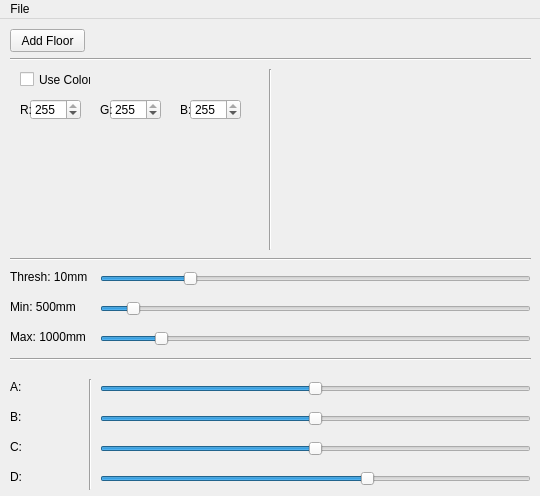
<?xml version="1.0" encoding="UTF-8"?>
<ui version="4.0">
 <class>FloorManager</class>
 <widget class="QMainWindow" name="FloorManager">
  <property name="geometry">
   <rect>
    <x>0</x>
    <y>0</y>
    <width>540</width>
    <height>496</height>
   </rect>
  </property>
  <property name="windowTitle">
   <string>FloorManager</string>
  </property>
  <widget class="QWidget" name="centralwidget">
   <widget class="QLabel" name="_floor_label_a">
    <property name="geometry">
     <rect>
      <x>10</x>
      <y>360</y>
      <width>61</width>
      <height>16</height>
     </rect>
    </property>
    <property name="text">
     <string>A:</string>
    </property>
   </widget>
   <widget class="QSlider" name="_floor_horizontal_slider_a">
    <property name="geometry">
     <rect>
      <x>100</x>
      <y>360</y>
      <width>431</width>
      <height>20</height>
     </rect>
    </property>
    <property name="minimum">
     <number>-1000</number>
    </property>
    <property name="maximum">
     <number>1000</number>
    </property>
    <property name="orientation">
     <enum>Qt::Horizontal</enum>
    </property>
   </widget>
   <widget class="QLabel" name="_floor_label_b">
    <property name="geometry">
     <rect>
      <x>10</x>
      <y>390</y>
      <width>61</width>
      <height>16</height>
     </rect>
    </property>
    <property name="text">
     <string>B:</string>
    </property>
   </widget>
   <widget class="QSlider" name="_floor_horizontal_slider_b">
    <property name="geometry">
     <rect>
      <x>100</x>
      <y>390</y>
      <width>431</width>
      <height>20</height>
     </rect>
    </property>
    <property name="minimum">
     <number>-1000</number>
    </property>
    <property name="maximum">
     <number>1000</number>
    </property>
    <property name="orientation">
     <enum>Qt::Horizontal</enum>
    </property>
   </widget>
   <widget class="QLabel" name="_floor_label_c">
    <property name="geometry">
     <rect>
      <x>10</x>
      <y>420</y>
      <width>61</width>
      <height>16</height>
     </rect>
    </property>
    <property name="text">
     <string>C:</string>
    </property>
   </widget>
   <widget class="QSlider" name="_floor_horizontal_slider_c">
    <property name="geometry">
     <rect>
      <x>100</x>
      <y>420</y>
      <width>431</width>
      <height>20</height>
     </rect>
    </property>
    <property name="minimum">
     <number>-1000</number>
    </property>
    <property name="maximum">
     <number>1000</number>
    </property>
    <property name="orientation">
     <enum>Qt::Horizontal</enum>
    </property>
   </widget>
   <widget class="QLabel" name="_floor_label_d">
    <property name="geometry">
     <rect>
      <x>10</x>
      <y>450</y>
      <width>61</width>
      <height>16</height>
     </rect>
    </property>
    <property name="text">
     <string>D:</string>
    </property>
   </widget>
   <widget class="QSlider" name="_floor_horizontal_slider_d">
    <property name="geometry">
     <rect>
      <x>100</x>
      <y>450</y>
      <width>431</width>
      <height>20</height>
     </rect>
    </property>
    <property name="minimum">
     <number>-2000</number>
    </property>
    <property name="maximum">
     <number>2000</number>
    </property>
    <property name="value">
     <number>500</number>
    </property>
    <property name="orientation">
     <enum>Qt::Horizontal</enum>
    </property>
   </widget>
   <widget class="QWidget" name="_floor_widget" native="true">
    <property name="geometry">
     <rect>
      <x>290</x>
      <y>50</y>
      <width>240</width>
      <height>180</height>
     </rect>
    </property>
   </widget>
   <widget class="Line" name="line">
    <property name="geometry">
     <rect>
      <x>80</x>
      <y>360</y>
      <width>20</width>
      <height>111</height>
     </rect>
    </property>
    <property name="orientation">
     <enum>Qt::Vertical</enum>
    </property>
   </widget>
   <widget class="Line" name="line_2">
    <property name="geometry">
     <rect>
      <x>10</x>
      <y>330</y>
      <width>521</width>
      <height>20</height>
     </rect>
    </property>
    <property name="orientation">
     <enum>Qt::Horizontal</enum>
    </property>
   </widget>
   <widget class="Line" name="line_3">
    <property name="geometry">
     <rect>
      <x>260</x>
      <y>50</y>
      <width>20</width>
      <height>181</height>
     </rect>
    </property>
    <property name="orientation">
     <enum>Qt::Vertical</enum>
    </property>
   </widget>
   <widget class="QSlider" name="_floor_horizontal_slider_max">
    <property name="geometry">
     <rect>
      <x>100</x>
      <y>310</y>
      <width>431</width>
      <height>20</height>
     </rect>
    </property>
    <property name="minimum">
     <number>400</number>
    </property>
    <property name="maximum">
     <number>5000</number>
    </property>
    <property name="value">
     <number>1000</number>
    </property>
    <property name="orientation">
     <enum>Qt::Horizontal</enum>
    </property>
   </widget>
   <widget class="QSlider" name="_floor_horizontal_slider_min">
    <property name="geometry">
     <rect>
      <x>100</x>
      <y>280</y>
      <width>431</width>
      <height>20</height>
     </rect>
    </property>
    <property name="minimum">
     <number>400</number>
    </property>
    <property name="maximum">
     <number>2000</number>
    </property>
    <property name="value">
     <number>500</number>
    </property>
    <property name="orientation">
     <enum>Qt::Horizontal</enum>
    </property>
   </widget>
   <widget class="Line" name="line_4">
    <property name="geometry">
     <rect>
      <x>10</x>
      <y>230</y>
      <width>521</width>
      <height>20</height>
     </rect>
    </property>
    <property name="orientation">
     <enum>Qt::Horizontal</enum>
    </property>
   </widget>
   <widget class="QLabel" name="_floor_label_min">
    <property name="geometry">
     <rect>
      <x>10</x>
      <y>280</y>
      <width>81</width>
      <height>16</height>
     </rect>
    </property>
    <property name="text">
     <string>Min: 500mm</string>
    </property>
   </widget>
   <widget class="QLabel" name="_floor_label_max">
    <property name="geometry">
     <rect>
      <x>10</x>
      <y>310</y>
      <width>81</width>
      <height>16</height>
     </rect>
    </property>
    <property name="text">
     <string>Max: 1000mm</string>
    </property>
   </widget>
   <widget class="Line" name="line_5">
    <property name="geometry">
     <rect>
      <x>10</x>
      <y>30</y>
      <width>521</width>
      <height>20</height>
     </rect>
    </property>
    <property name="orientation">
     <enum>Qt::Horizontal</enum>
    </property>
   </widget>
   <widget class="QPushButton" name="_floor_push_button_add">
    <property name="geometry">
     <rect>
      <x>10</x>
      <y>10</y>
      <width>75</width>
      <height>23</height>
     </rect>
    </property>
    <property name="text">
     <string>Add Floor</string>
    </property>
   </widget>
   <widget class="QLabel" name="_floor_label_thresh">
    <property name="geometry">
     <rect>
      <x>10</x>
      <y>250</y>
      <width>81</width>
      <height>16</height>
     </rect>
    </property>
    <property name="text">
     <string>Thresh: 10mm</string>
    </property>
   </widget>
   <widget class="QSlider" name="_floor_horizontal_slider_thresh">
    <property name="geometry">
     <rect>
      <x>100</x>
      <y>250</y>
      <width>431</width>
      <height>20</height>
     </rect>
    </property>
    <property name="minimum">
     <number>0</number>
    </property>
    <property name="maximum">
     <number>50</number>
    </property>
    <property name="value">
     <number>10</number>
    </property>
    <property name="orientation">
     <enum>Qt::Horizontal</enum>
    </property>
   </widget>
   <widget class="QCheckBox" name="_floor_check_box_color">
    <property name="geometry">
     <rect>
      <x>20</x>
      <y>50</y>
      <width>71</width>
      <height>21</height>
     </rect>
    </property>
    <property name="text">
     <string>Use Color</string>
    </property>
   </widget>
   <widget class="QLabel" name="label_4">
    <property name="geometry">
     <rect>
      <x>180</x>
      <y>80</y>
      <width>16</width>
      <height>21</height>
     </rect>
    </property>
    <property name="text">
     <string>B:</string>
    </property>
   </widget>
   <widget class="QSpinBox" name="_floor_spin_box_color_r">
    <property name="geometry">
     <rect>
      <x>30</x>
      <y>80</y>
      <width>51</width>
      <height>21</height>
     </rect>
    </property>
    <property name="maximum">
     <number>255</number>
    </property>
    <property name="value">
     <number>255</number>
    </property>
   </widget>
   <widget class="QLabel" name="label_2">
    <property name="geometry">
     <rect>
      <x>20</x>
      <y>80</y>
      <width>16</width>
      <height>21</height>
     </rect>
    </property>
    <property name="text">
     <string>R:</string>
    </property>
   </widget>
   <widget class="QSpinBox" name="_floor_spin_box_color_g">
    <property name="geometry">
     <rect>
      <x>110</x>
      <y>80</y>
      <width>51</width>
      <height>21</height>
     </rect>
    </property>
    <property name="maximum">
     <number>255</number>
    </property>
    <property name="value">
     <number>255</number>
    </property>
   </widget>
   <widget class="QSpinBox" name="_floor_spin_box_color_b">
    <property name="geometry">
     <rect>
      <x>190</x>
      <y>80</y>
      <width>51</width>
      <height>21</height>
     </rect>
    </property>
    <property name="maximum">
     <number>255</number>
    </property>
    <property name="value">
     <number>255</number>
    </property>
   </widget>
   <widget class="QLabel" name="label_3">
    <property name="geometry">
     <rect>
      <x>100</x>
      <y>80</y>
      <width>16</width>
      <height>21</height>
     </rect>
    </property>
    <property name="text">
     <string>G:</string>
    </property>
   </widget>
  </widget>
  <widget class="QMenuBar" name="menubar">
   <property name="geometry">
    <rect>
     <x>0</x>
     <y>0</y>
     <width>540</width>
     <height>21</height>
    </rect>
   </property>
   <widget class="QMenu" name="menuFile">
    <property name="title">
     <string>File</string>
    </property>
    <addaction name="_floor_action_close"/>
   </widget>
   <addaction name="menuFile"/>
  </widget>
  <action name="_floor_action_close">
   <property name="text">
    <string>Close</string>
   </property>
  </action>
 </widget>
 <resources/>
 <connections/>
</ui>
